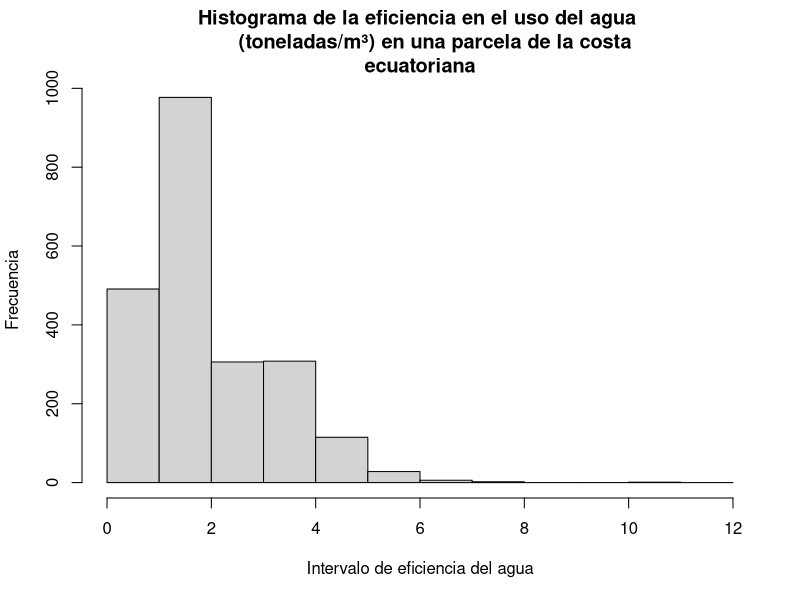
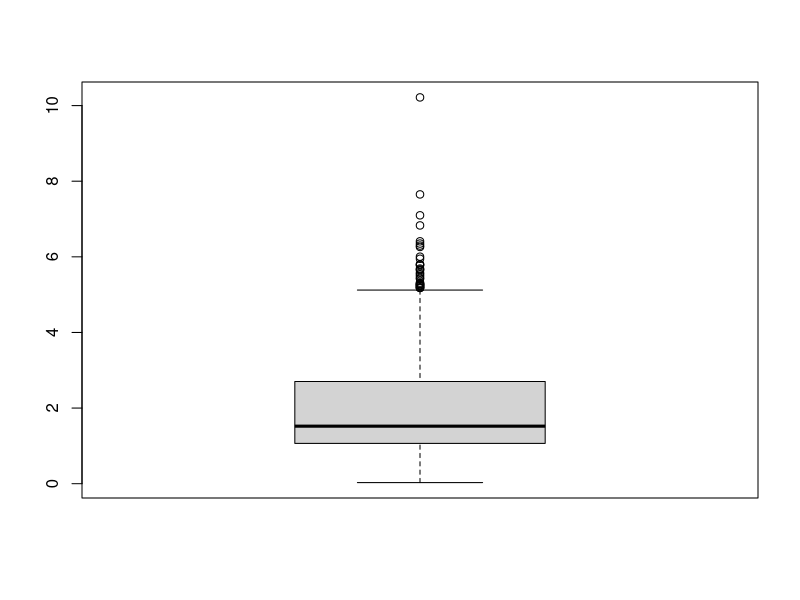
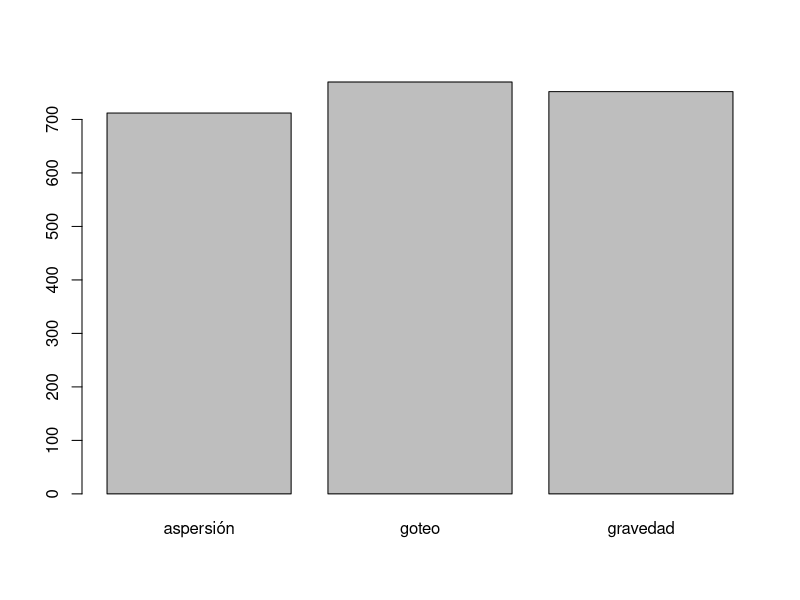
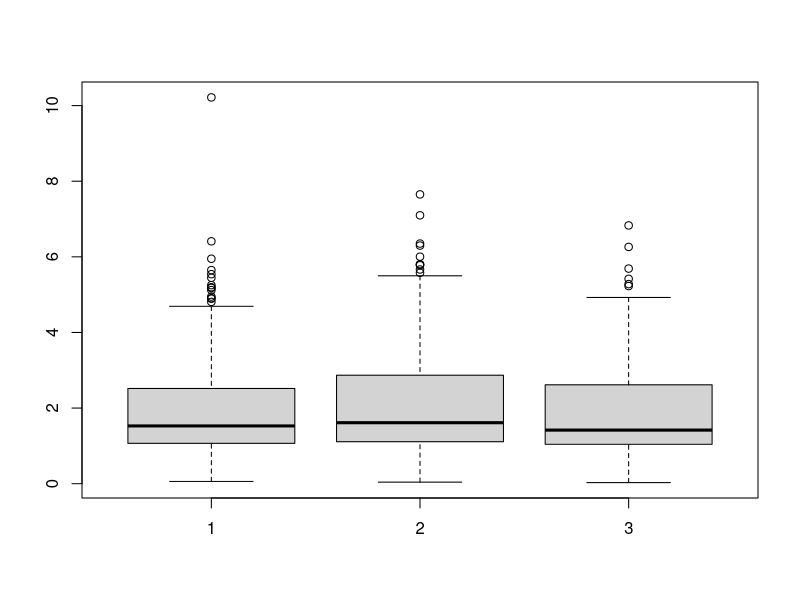
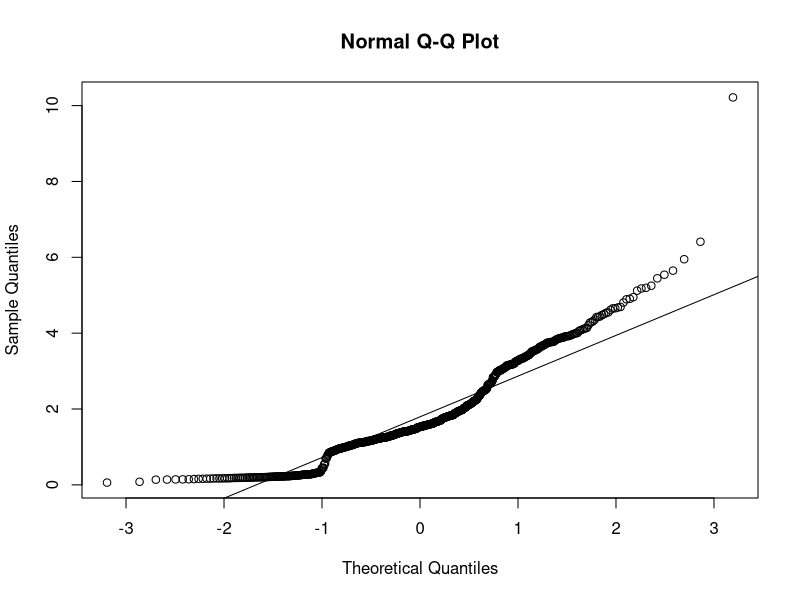
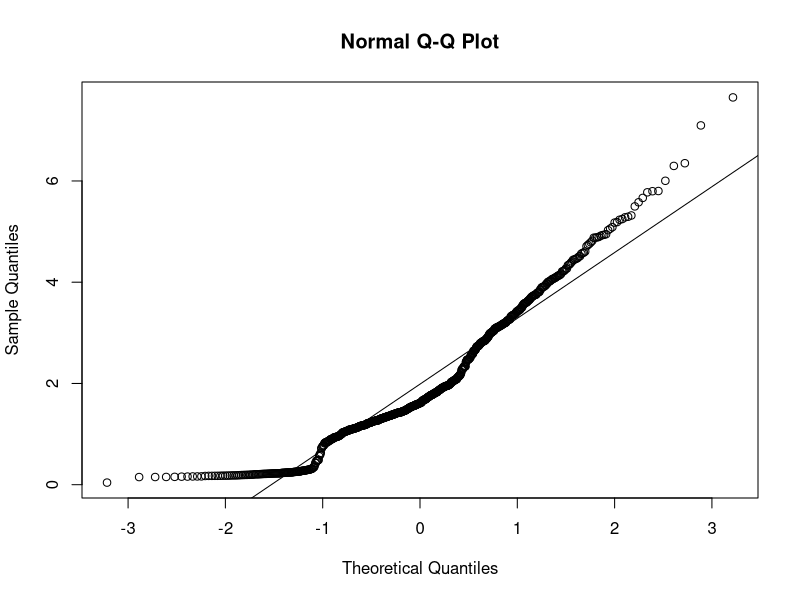
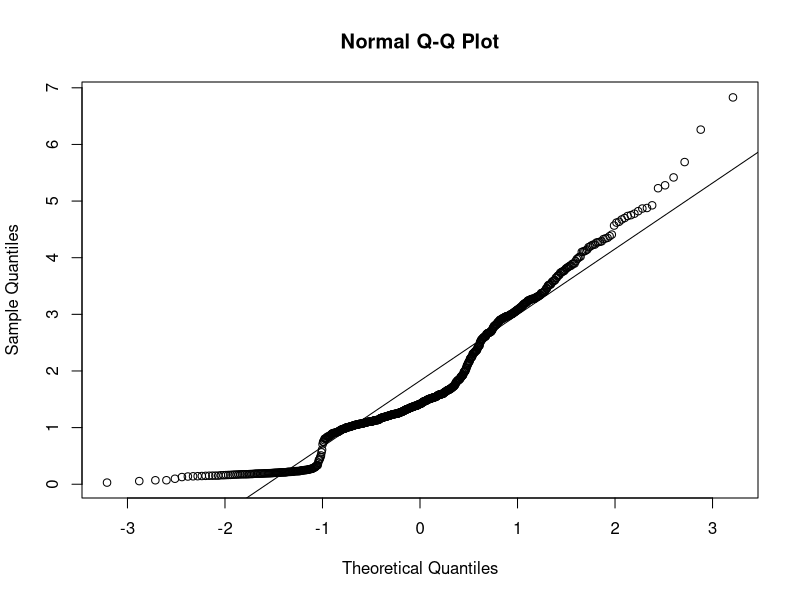
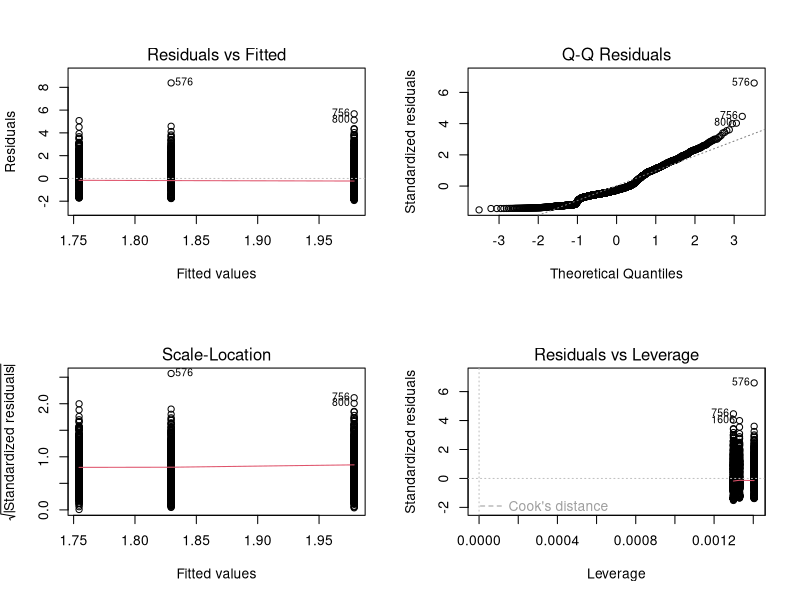

Here is the R script that generated these plots, in order:
#Uso de agua en agricultura

#Integrantes:
# CANDO LEON JUAN ANDRES
# GONZALEZ ZAMBRANO VICTOR FELIX
# MAGALLANES DOMINGUEZ KELVIN ROGER
# CAMACHO GALARZA XAVIER HOMERO

library(ggplot2)
library(dplyr)
agua <- read.csv("EFICIENCIA_AGUA.csv")

#Objetivo2: Contrastar la eficiencia en el uso del agua, 
# medida como rendimiento por volumen de agua, entre los 
# distintos métodos de riego (gravedad, aspersión y goteo),
# con el objetivo de identificar cuál método presenta un
# desempeño significativamente superior en la producción 
# agrícola de la región Costa del Ecuador.

#Primero, mostraremos un gráfico correspondiente para 
# cada variable de este objetivo.

#Eficiencia agua
efa <- agua$eficiencia_agua
hist(efa, main = "Histograma de la eficiencia en el uso del agua 
     (toneladas/m³) en una parcela de la costa\necuatoriana",
     ylab="Frecuencia", xlab="Intervalo de eficiencia del agua",
     breaks=seq(0,12,by=1), right=F)
boxplot(efa)
efaInter <- seq(0, 11, by= 1)
efaRecap <- cut(efa, breaks= efaInter, right=F)
efaFreq <- table(efaRecap)
print(efaFreq)

#Métodos de riego
mr <- agua$metodo_riego
tipoRiego <- factor(mr)
frecuenciaRiego <- table(tipoRiego)
head(frecuenciaRiego)
barplot(frecuenciaRiego)

#Eficiencia del agua para riego por aspersión
efaAsp <- agua %>%
  filter(metodo_riego == "aspersión") %>%
  select(eficiencia_agua) %>%
  unlist()
muA <- mean(efaAsp)
print(muA)
q3A <- quantile(efaAsp, 0.75)
print(q3A)
q1A <- quantile(efaAsp, 0.25)
print(q1A)
RGIa <- q3A - q1A
print(RGIa)

#Eficiencia del agua para riego por goteo
efaGot <- agua %>%
  filter(metodo_riego == "goteo") %>%
  select(eficiencia_agua) %>%
  unlist()
muGo <- mean(efaGot)
print(muGo)
q3Got <- quantile(efaGot, 0.75)
print(q3Got)
q1Got <- quantile(efaGot, 0.25)
print(q1Got)
RGIgot <- q3Got - q1Got
print(RGIgot)

#Eficiencia del agua para riego por gravedad
efaGra <- agua %>%
  filter(metodo_riego == "gravedad") %>%
  select(eficiencia_agua) %>%
  unlist()
muGr <- mean(efaGra)
print(muGr)
q3Gr <- quantile(efaGra, 0.75)
print(q3Gr)
q1Gr <- quantile(efaGra, 0.25)
print(q1Gr)
RGIgr <- q3Gr - q1Gr
print(RGIgr)

#Diagrama de caja para comparar las eficiencias por método de riego
boxplot(efaAsp, efaGot, efaGra)

#Prueba de normalidad para eficiencia por aspersión
qqnorm(efaAsp)
qqline(efaAsp)

#Prueba de normalidad para eficiencia por goteo
qqnorm(efaGot)
qqline(efaGot)

#Prueba de normalidad para eficiencia por gravedad
qqnorm(efaGra)
qqline(efaGra)

#Para ello se implementará ANOVA
#H0: muA = muGo = muGr
#Ha: Al menos una media difiere
rendimiento <- c(efaAsp, efaGot, efaGra)
tratamiento <- factor(c(rep("Aspersión", 712),rep("Goteo",770),
                        rep("Gravedad",752)))
anova <- data.frame(rendimiento, tratamiento)
efaMr <- aov(rendimiento ~ tratamiento, data=anova)
summary(efaMr)

#Al valor p ser menor que el 5% se rechaza la H0,
# al menos una media difiere, pero cuál
#Eso veremos
TukeyHSD(efaMr)

#Como se puede apreciar, solo hay una diferencia, ella está entre
# la eficiencia media del método de riego por goteo y aquella del
# método de riego por gravedad debido a que su valor p es menor a 0.05
#Por lo que goteo difiere del resto

# Verificación de supuestos (residuos)
par(mfrow = c(2, 2))
plot(efaMr)